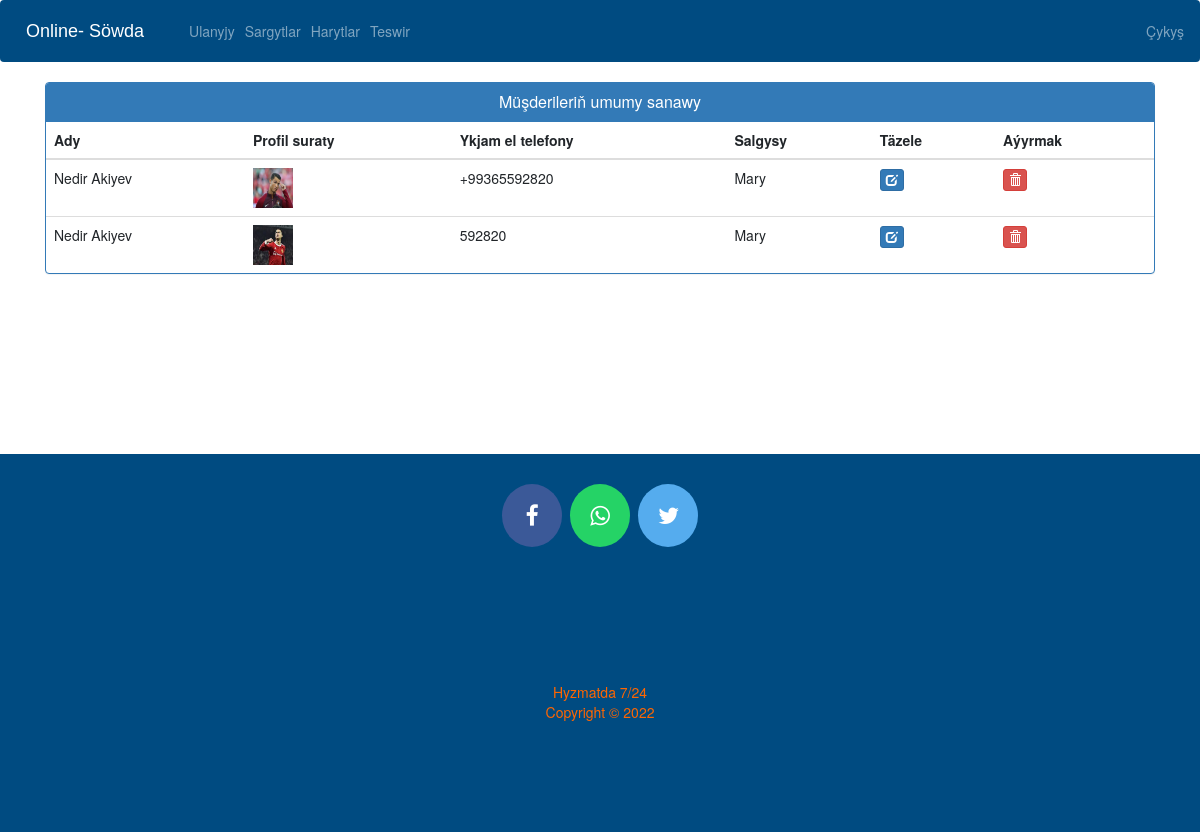
The app's page /view-customer (signed in) with its own data.
### ecom/models.py (models this page shows, shortened)
class Customer(models.Model):
    user = models.OneToOneField(User, on_delete=models.CASCADE, verbose_name="Ulanyjy ady")
    profile_pic = models.ImageField(upload_to='profile_pic/CustomerProfilePic/', null=True, blank=True,
                                    verbose_name="Suraty")
    address = models.CharField(max_length=40, verbose_name="Salgysy")
    mobile = models.CharField(max_length=20, null=False, verbose_name="Ykjam el telefony")
    @property
    def get_name(self):
        return self.user.first_name + " " + self.user.last_name

### ecom/views.py (the view)
# urls.py: path('view-customer', views.view_customer_view,name='view-customer'),
@login_required(login_url='adminlogin')
def view_customer_view(request):
    customers = models.Customer.objects.all()
    return render(request, 'ecom/view_customer.html', {'customers': customers})

### templates/ecom/view_customer.html (shortened to what this page needs)
{% extends 'ecom/admin_base.html' %}
{% load static %}
{% block content %}
<head>
  <link href="//netdna.bootstrapcdn.com/bootstrap/3.0.0/css/bootstrap.min.css" rel="stylesheet" id="bootstrap-css">
</head>
<div class="container">
  <div class="panel panel-primary">
    <div class="panel-heading">
      <h6 class="panel-title">Müşderileriň umumy sanawy</h6>
    </div>
    <table class="table table-hover" id="dev-table">
      <thead>
        <tr>
          <th>Ady</th>
          <th>Profil suraty </th>
          <th>Ykjam el telefony</th>
          <th>Salgysy</th>
          <th>Täzele</th>
          <th>Aýyrmak</th>
        </tr>
      </thead>
      {% for c in customers %}
      <tr>
        <td> {{c.get_name}}</td>
        <td> <img src="{% static c.profile_pic.url %}" alt="Profile Suraty" height="40px" width="40px" /></td>
        <td>{{c.mobile}}</td>
        <td>{{c.address}}</td>
        <td><a class="btn btn-primary btn-xs" href="{% url 'update-customer' c.id  %}"><span class="glyphicon glyphicon-edit"></span></a></td>
        <td><a class="btn btn-danger btn-xs" href="{% url 'delete-customer' c.id  %}"><span class="glyphicon glyphicon-trash"></span></a></td>
      </tr>
      {% endfor %}
    </table>
  </div>
</div>
{% endblock content %}

### templates/ecom/view_customer.html (style rules this page uses)
a:link { text-decoration: none; }
h6 { text-align: center; }

### records on screen
Customer: get_name "Nedir Akiyev", profile_pic (picture), mobile "+99365592820", address "Mary"
Customer: get_name "Nedir Akiyev", profile_pic (picture), mobile "592820", address "Mary"
